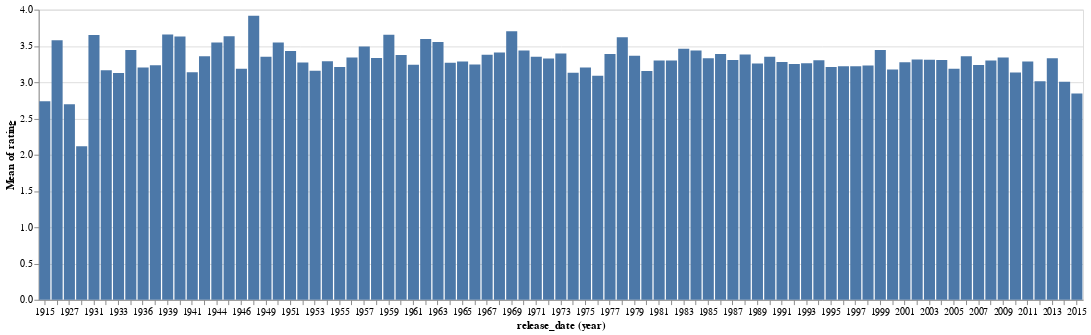

Notebook code for this chart:
### Code cell
alt.Chart(clean_movies, width=1080).mark_bar().encode(
    alt.Y('mean(rating)'),
    alt.X('year(release_date):N')
)

### Figure 1 — Vega-Lite specification as saved in the notebook (floating-point values rounded to 4 significant figures; data arrays with more than 128 entries replaced by an {"elided": "..."} marker saying what was removed)
{"config": {"view": {"continuousWidth": 400, "continuousHeight": 300}}, "data": {"name": "data-1a4418cf8042b822af4a913271300e81"}, "mark": "bar", "encoding": {"x": {"type": "nominal", "field": "release_date", "timeUnit": "year"}, "y": {"type": "quantitative", "aggregate": "mean", "field": "rating"}}, "width": 1080, "$schema": "https://vega.github.io/schema/vega-lite/v4.0.2.json", "datasets": {"data-1a4418cf8042b822af4a913271300e81": {"elided": "1301 records"}}}
